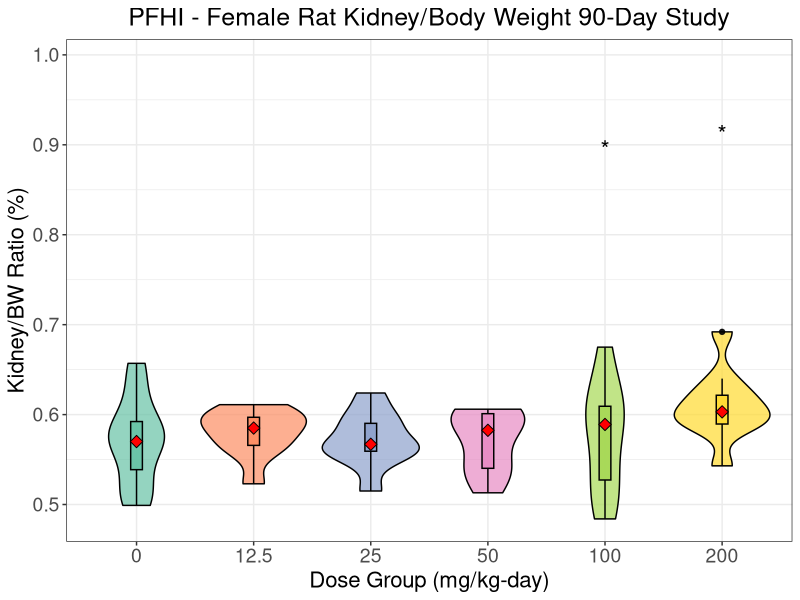
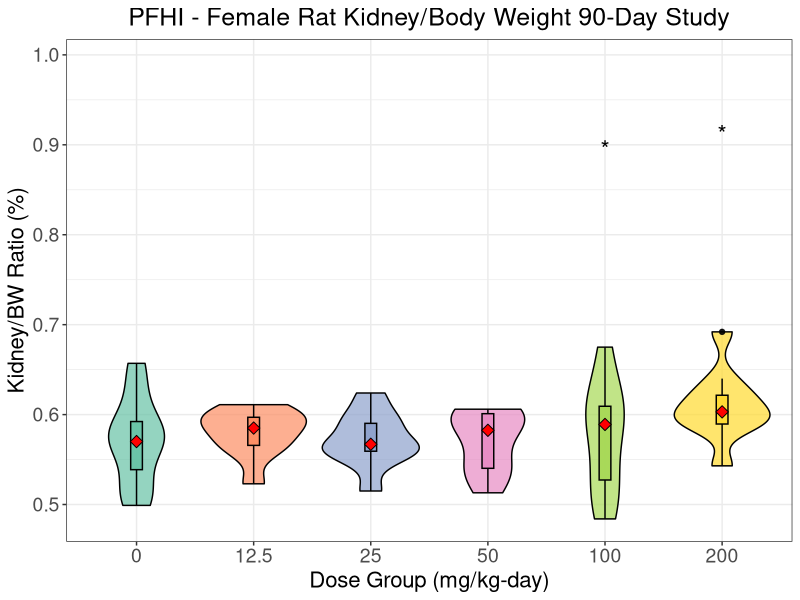

The R source for these figures, in order:
# 3/5/2025
# Introduced PFHI_Kidney_FeMale


# 2/27/2025
# increase sizes of axis labels and plot title by modifying the theme's axis text and title, and centering the heading and increasing its font size

# Load required packages
library(ggplot2)
library(dplyr)
library(readxl)

PFHICo <- read_excel("OrganWeightsPFAS.xlsx", sheet='PFHI', na = c("", "NA")) 
#View(PFHICo)
# Include only female (rows 61-120)
PFHICom <- PFHICo[c(61:120),]
#View(PFHICom)
# Ensure Group is treated as an ordered factor 
dose_levels <- c(0, 12.5, 25, 50, 100, 200) # Define correct dose order
PFHICom$Group <- factor(PFHICom$Group, levels = dose_levels, ordered = TRUE)

# Manually select 50,100 and 200 mg/kg-day groups
top_doses <- PFHICom %>%
  filter(Group %in% c(25,50,100,200)) %>% #select only 50, 100 and 200 mg/kg-day
  group_by(Group) %>%
  summarise(max_KidneyRel = max(KidneyRel, na.rm = TRUE)) %>%
   arrange(desc(max_KidneyRel)) %>% # Sort by median values
   slice(1:2) %>% # Select the two highest median values
  mutate(y_position = max_KidneyRel + 0.2) # Adjust y-position for asterisk placement

#Get overall max LiverRel to set y-axis limits
y_max <- max(PFHICom$KidneyRel + 0.3) #Increase spacing to avoid cutoff

#Debugging using 2 lines below
#View(PFHICom$KidneyRel)
#View(max((PFHICom$KidneyRel)))


# Create the violin + box plot
#KidneyRel1m
PFHI_Kidney_Female<- ggplot(PFHICom, aes(x = Group, y = KidneyRel, fill = Group)) +
  geom_violin(trim = TRUE, alpha = 0.7, color = "black") + # Violin plot
  geom_boxplot(width = 0.1, color = "black", alpha = 0.9) + # Box plot
  
  # Ensure the median is properly displayed
  stat_summary(fun = median, geom = "point", shape = 23, size = 3, fill = "red") +
  
  # Add asterisks above the 100 and 200 mg/kg-day groups 
  geom_text(data = top_doses, aes(x = Group, y = y_position, label = "*"),
            size = 6, color = "black", vjust = -0.5) + #Move the asterisk up
  
  #Manually set y-axis limits to prevent asterisk cut-off
  ylim(NA, y_max) +
  
  labs(title = "PFHI - Female Rat Kidney/Body Weight 90-Day Study",
       x = "Dose Group (mg/kg-day)", y = "Kidney/BW Ratio (%)") +
  
  scale_fill_brewer(palette = "Set2", name = "Group") + # Colorful palette
  theme_bw() +
  theme(legend.position = "none") +

  theme(
    axis.text = element_text(size = 14), # increase tick label size
    axis.title = element_text(size = 16), # increase axis title size
    plot.title = element_text(size = 18, hjust = 0.5) # increase plot title size
  )


# Save the plot as a PNG file
ggsave(filename = "PFHI_Kidney_Female.png", plot = PFHI_Kidney_Female, width = 8, height = 6, dpi = 300)

# Display the plot
#KidneyRel1m
PFHI_Kidney_Female